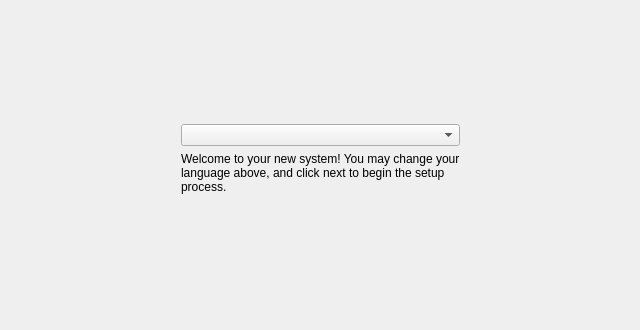
      <widget class="QWidget" name="Page_Welcome">
       <property name="styleSheet">
        <string notr="true"/>
       </property>
       <layout class="QGridLayout" name="gridLayout_2">
        <item row="0" column="0" rowspan="3">
         <spacer name="horizontalSpacer_2">
          <property name="orientation">
           <enum>Qt::Horizontal</enum>
          </property>
          <property name="sizeType">
           <enum>QSizePolicy::Expanding</enum>
          </property>
          <property name="sizeHint" stdset="0">
           <size>
            <width>170</width>
            <height>308</height>
           </size>
          </property>
         </spacer>
        </item>
        <item row="0" column="1">
         <spacer name="verticalSpacer_2">
          <property name="orientation">
           <enum>Qt::Vertical</enum>
          </property>
          <property name="sizeType">
           <enum>QSizePolicy::Expanding</enum>
          </property>
          <property name="sizeHint" stdset="0">
           <size>
            <width>0</width>
            <height>0</height>
           </size>
          </property>
         </spacer>
        </item>
        <item row="0" column="3" rowspan="3">
         <spacer name="horizontalSpacer_3">
          <property name="orientation">
           <enum>Qt::Horizontal</enum>
          </property>
          <property name="sizeType">
           <enum>QSizePolicy::Expanding</enum>
          </property>
          <property name="sizeHint" stdset="0">
           <size>
            <width>169</width>
            <height>278</height>
           </size>
          </property>
         </spacer>
        </item>
        <item row="1" column="1" colspan="2">
         <layout class="QVBoxLayout" name="verticalLayout">
          <item>
           <widget class="QLabel" name="label">
            <property name="autoFillBackground">
             <bool>false</bool>
            </property>
            <property name="styleSheet">
             <string notr="true">border: transparent;
background: transparent;</string>
            </property>
            <property name="text">
             <string/>
            </property>
            <property name="pixmap">
             <pixmap resource="pc-firstboot.qrc">:/modules/images/trueosheader.svg</pixmap>
            </property>
            <property name="alignment">
             <set>Qt::AlignCenter</set>
            </property>
           </widget>
          </item>
          <item>
           <widget class="QComboBox" name="comboLanguage">
            <property name="statusTip">
             <string>Change the language</string>
            </property>
            <property name="autoFillBackground">
             <bool>false</bool>
            </property>
            <property name="styleSheet">
             <string notr="true"/>
            </property>
           </widget>
          </item>
          <item>
           <widget class="QLabel" name="label_2">
            <property name="minimumSize">
             <size>
              <width>0</width>
              <height>75</height>
             </size>
            </property>
            <property name="autoFillBackground">
             <bool>false</bool>
            </property>
            <property name="styleSheet">
             <string notr="true">background: transparent;</string>
            </property>
            <property name="text">
             <string>Welcome to your new system! You may change your language above, and click next to begin the setup process.</string>
            </property>
            <property name="alignment">
             <set>Qt::AlignLeading|Qt::AlignLeft|Qt::AlignTop</set>
            </property>
            <property name="wordWrap">
             <bool>true</bool>
            </property>
           </widget>
          </item>
         </layout>
        </item>
        <item row="2" column="2">
         <spacer name="verticalSpacer">
          <property name="orientation">
           <enum>Qt::Vertical</enum>
          </property>
          <property name="sizeHint" stdset="0">
           <size>
            <width>0</width>
            <height>0</height>
           </size>
          </property>
         </spacer>
        </item>
       </layout>
      </widget>
